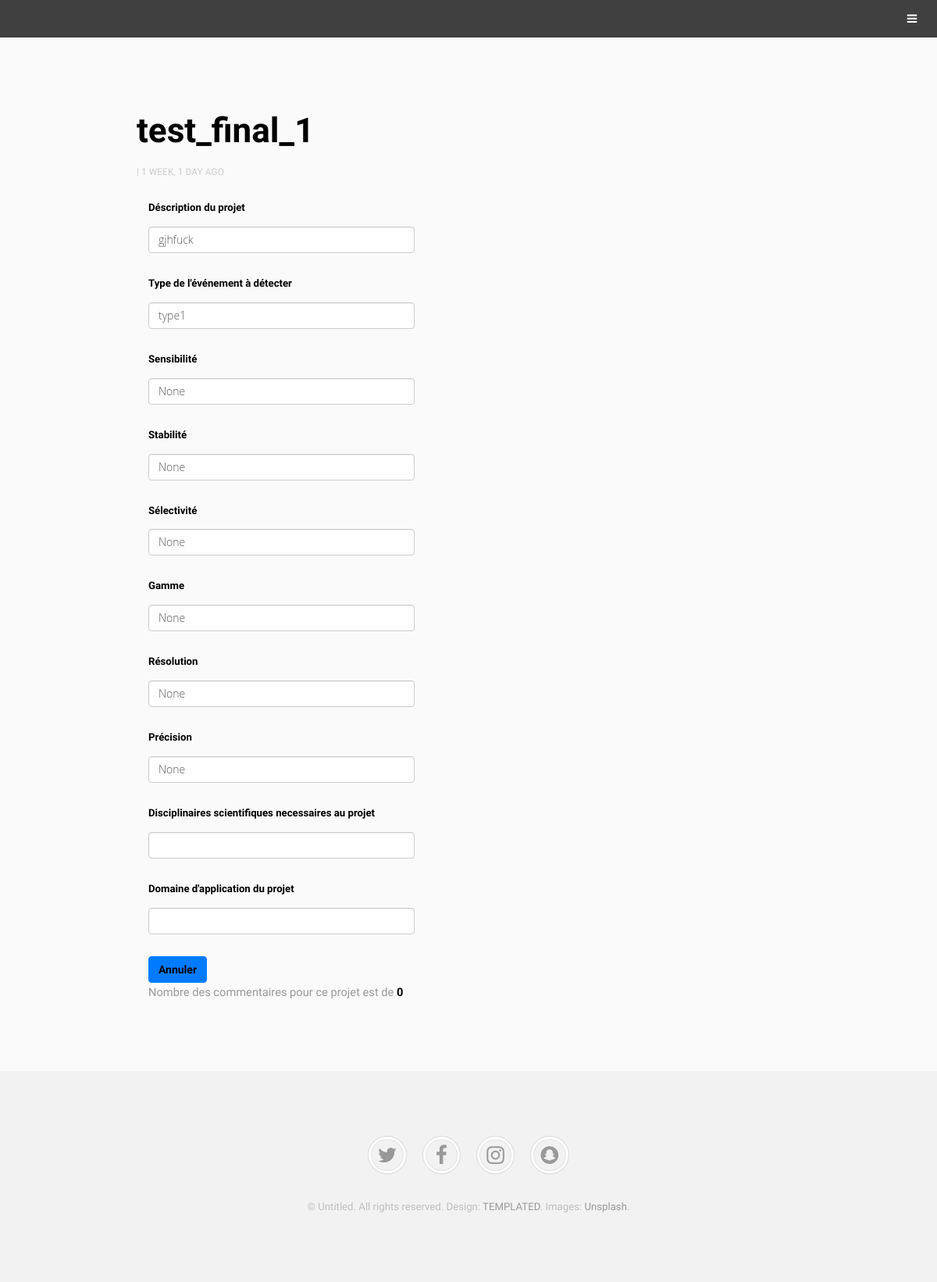
Page /CapMat/projet/detail/test_final_1 (signed in) on the committed database.
### classroom/models.py (models this page shows, shortened)
class Quiz(models.Model):
    owner = models.ForeignKey(User, on_delete=models.CASCADE, related_name='quizzes')
    name = models.CharField(max_length=255,null=True, blank=True )
    titre_projet = models.CharField(max_length=100000,verbose_name=u"Titre du projet ")
    description_projet = models.TextField(max_length=100000,null=True,verbose_name=u"Description du projet  ", )
    type_evt = models.ForeignKey(TypeCapteur, on_delete=models.CASCADE, verbose_name=u"Type de l'événement à détecter  ", related_name='type_projets')
    domaine = models.ForeignKey(Domaine, on_delete=models.CASCADE,verbose_name= u"Domaine d'application du projet  ", related_name='domaines_projet')
    subject = models.ManyToManyField(Subject, verbose_name= u"Disciplinaires scientifiques necessaires au projet  ", related_name='projets')
    sensibilite = models.CharField(max_length=270,verbose_name= u"Sensibilité ",  null=True, blank=True)
    stabilite = models.CharField(max_length=270,verbose_name= u"Stabilité  ",  null=True, blank=True)
    selectivite = models.CharField(max_length=270,verbose_name= u"Sélectivité ",  null=True, blank=True)
    precision = models.CharField(max_length=270,verbose_name= u"Precision",  null=True, blank=True)
    gamme = models.CharField(max_length=270,verbose_name= u"Gamme  ",  null=True, blank=True)
    format_sortie = models.CharField(max_length=100,verbose_name=u"Format de sortie ",   null=True, blank=True)
    temps_reponse = models.CharField(max_length=270,verbose_name= u"Temps de réponse ",  null=True, blank=True)
    condition_ambiante = models.CharField(max_length=270,verbose_name= u"Conditions ambiantes ",  null=True, blank=True)
    cout = models.CharField(max_length=270,verbose_name= u"Coût ",  null=True, blank=True)
    poids = models.CharField(max_length=270,verbose_name= u"Dimensions ",  null=True, blank=True)
    taille= models.CharField(max_length=270,verbose_name= u"taille ",  null=True, blank=True)
    file_1 = models.FileField(upload_to='images/',verbose_name=u"Télécharger field 2 ", null=True, blank=True)
    file_2 = models.FileField(upload_to='images/',verbose_name=u"Télécharger field 3 ", null=True, blank=True)
    confidentalite= models.BooleanField( verbose_name=u"Je souhaite que mon projet reste confidentiel ", default=False)
    finance = models.CharField(max_length=270,verbose_name= u"Finanacement : ",  null=True, blank=True)
    nom_1 = models.CharField(max_length=270,verbose_name= u"Nom : ",  null=True, blank=True)
    prenom_1 = models.CharField(max_length=270,verbose_name= u"Prénom : ",  null=True, blank=True)
    adresse_email_1 = models.EmailField(max_length=100,verbose_name=u"Adresse email : ",   null=True, blank=True)
    nom_2 = models.CharField(max_length=270,verbose_name= u"Nom : ",  null=True, blank=True)
    prenom_2 = models.CharField(max_length=270,verbose_name= u"Prénom : ",  null=True, blank=True)
    adresse_email_2 = models.EmailField(max_length=100,verbose_name=u"Adresse email : ",   null=True, blank=True)
    nom_3 = models.CharField(max_length=270,verbose_name= u"Nom : ",  null=True, blank=True)
    prenom_3= models.CharField(max_length=270,verbose_name= u"Prénom : ",  null=True, blank=True)
    adresse_email_3 = models.EmailField(max_length=100,verbose_name=u"Adresse email : ",   null=True, blank=True)
    created_at = models.DateTimeField(auto_now_add=True, null= True)
    slug = models.SlugField(max_length=140, unique=True)

class TypeCapteur(models.Model):
    name = models.CharField(max_length=30)
    def __str__(self):
        return self.name

### classroom/views/students.py (the view)
# urls.py: path('projet/detail/<slug:slug>', students.display_detail, name='projet_detail'),
@login_required
def display_detail(request, slug):
    template_name = 'Projet/display_projet.html'
    post = get_object_or_404(Quiz, slug=slug)
    comments = post.comments.all()
    new_comment = None
    if request.method == 'POST':
        comment_form = CommentForm(data=request.POST)
        if comment_form.is_valid():
            new_comment = comment_form.save(commit=False)
            new_comment.post = post
            new_comment.save()
    else:
        comment_form = CommentForm()
    return render(request, template_name, {'post': post,
                                           'comments': comments,
                                           'new_comment': new_comment,
                                           'comment_form': comment_form})

### classroom/templates/Projet/display_projet.html (shortened to what this page needs)
{% load crispy_forms_tags %}
{% load humanize %}
{% load static %}
<!DOCTYPE HTML>
<html>
	<head>
		<link rel="stylesheet" href="{% static 'template/assets/css/main.css' %}" />
		<link rel="stylesheet" href="{% static 'template/assets/css/main.css' %}" />
		<link rel="stylesheet" href="{%  static  'css/style.css' %}">
		<link rel="stylesheet" href="https://cdnjs.cloudflare.com/ajax/libs/font-awesome/4.7.0/css/font-awesome.min.css">
	  <link href="//maxcdn.bootstrapcdn.com/bootstrap/3.3.0/css/bootstrap.min.css" rel="stylesheet" id="bootstrap-css">
	  <link rel="stylesheet" href="{%  static 'collaboration/assets/css/main.css' %}"  />
	</head>
	<body class="subpage">
			<header id="header">
				<a href="#menu" class="toggle"><span>Menu</span></a>
			</header>
			<section id="theree" class="wrapper style1">
				<div class="inner">
					<div class="flex flex-1">
                        <div class="col-md-8 blog-content">
                               <h1> {{ post.titre_projet }}</h1>
                               <p class=" text-muted">{{ post.user.username }} | {{post.created_at | naturaltime}}</p>
                               <div class="col-md-8 card mb-4  mt-3 left  top">
                                 <div class="card-body">
                                    <label for="textarea-input" class=" form-control-label">Déscription du projet</label>
                                     <p name="textarea-input" id="textarea-input" rows="9" placeholder="Content..." class="form-control">{{ post.description_projet | safe }}</textarea></p>
                                       <label for="textarea-input" class=" form-control-label">Type de l'événement à détecter </label>
                                         <p name="textarea-input" id="textarea-input" rows="9" placeholder="Content..." class="form-control">{{ post.type_evt | safe }}</textarea></p>
                                           <label for="textarea-input" class=" form-control-label">Sensibilité</label>
                                           <p name="textarea-input" id="textarea-input" rows="9" placeholder="Content..." class="form-control">{{ post.sensibilite  | safe }}</textarea></p>
                                             <label for="textarea-input" class=" form-control-label">Stabilité </label>
                                             <p name="textarea-input" id="textarea-input" rows="9" placeholder="Content..." class="form-control">{{ post.stabilite | safe }}</textarea></p>
                                             <label for="textarea-input" class=" form-control-label">Sélectivité</label>
                                             <p name="textarea-input" id="textarea-input" rows="9" placeholder="Content..." class="form-control">{{ post.selectivite | safe }}</textarea></p>
                                             <label for="textarea-input" class=" form-control-label">Gamme</label>
                                             <p name="textarea-input" id="textarea-input" rows="9" placeholder="Content..." class="form-control">{{ post.gamme | safe }}</textarea></p>
                                             <label for="textarea-input" class=" form-control-label">Résolution</label>
                                             <p name="textarea-input" id="textarea-input" rows="9" placeholder="Content..." class="form-control">{{ post.format_sortie  | safe }}</textarea></p>
                                             <label for="textarea-input" class=" form-control-label">Précision </label>
                                             <p name="textarea-input" id="textarea-input" rows="9" placeholder="Content..." class="form-control">{{ post.precision  | safe }}</textarea></p>
                                             <label for="textarea-input" class=" form-control-label">Disciplinaires scientifiques necessaires au projet </label>
                                             <p name="textarea-input" id="textarea-input" rows="9" placeholder="Content..." class="form-control">{% for d in forum.subject.all %} {{ d.name}}, {% endfor %}</textarea></p>
                                             <label for="textarea-input" class=" form-control-label">Domaine d'application du projet  </label>
                                             <p name="textarea-input" id="textarea-input" rows="9" placeholder="Content..." class="form-control">{% for d in forum.domaine.all %} {{ d.name}}, {% endfor %}</textarea></p>
                                             <a href="{% url 'students:lanceur_projet_home'  %}" class="btn btn-primary a-btn-slide-text">
                                               <span><strong>Annuler</strong></span>
                                           </a>
                                 </div>
                               </div>
                               <div class="col-md-8 card mb-4  mt-3 ">
                                 <div class="card-body">
                                   <p> Nombre des commentaires pour ce projet est de <strong>{{ comments.count }}</strong>  </p>
                                 </div>
                               </div>
                             </div>
					</div>
				</div>
			</section>
			<footer id="footer">
				<div class="copyright">
					<ul class="icons">
						<li><a href="#" class="icon fa-twitter"><span class="label">Twitter</span></a></li>
						<li><a href="#" class="icon fa-facebook"><span class="label">Facebook</span></a></li>
						<li><a href="#" class="icon fa-instagram"><span class="label">Instagram</span></a></li>
						<li><a href="#" class="icon fa-snapchat"><span class="label">Snapchat</span></a></li>
					</ul>
					<p>&copy; Untitled. All rights reserved. Design: <a href="https://templated.co">TEMPLATED</a>. Images: <a href="https://unsplash.com">Unsplash</a>.</p>
				</div>
			</footer>
	</body>
</html>

### static/template/assets/css/main.css (style rules this page uses)
html, body, div, span, applet, object, iframe, h1, h2, h3, h4, h5, h6, p, blockquote, pre, a, abbr, acronym, address, big, cite, code, del, dfn, em, img, ins, kbd, q, s, samp, small, strike, strong, sub, sup, tt, var, b, u, i, center, dl, dt, dd, ol, ul, li, fieldset, form, label, legend, table, caption, tbody, tfoot, thead, tr, th, td, article, aside, canvas, details, embed, figure, figcaption, footer, header, hgroup, menu, nav, output, ruby, section, summary, time, mark, audio, video { margin: 0; padding: 0; border: 0; font-size: 100%; font: inherit; vertical-align: baseline; }
article, aside, details, figcaption, figure, footer, header, hgroup, menu, nav, section { display: block; }
body { line-height: 1; }
ol, ul { list-style: none; }
body { -webkit-text-size-adjust: none; }
*, *:before, *:after { -moz-box-sizing: border-box; -webkit-box-sizing: border-box; box-sizing: border-box; }
body { -ms-overflow-style: scrollbar; }
body { background: #fff; }
html { font-size: 13pt; }
@media screen and (max-width: 1680px) { html { font-size: 11pt; } }
@media screen and (max-width: 1280px) { html { font-size: 11pt; } }
body { background-color: #fff; color: #444; }
body, input, select, textarea { font-family: "Taviraj", serif; font-weight: 300; font-size: 1rem; line-height: 1.65; }
a { text-decoration: underline; }
strong, b { font-weight: 400; }
p { margin: 0 0 2rem 0; }
h1, h2, h3, h4, h5, h6 { font-weight: 400; line-height: 1.5; margin: 0 0 1.5rem 0; }
a { color: #5AA6ED; }
strong, b { color: #555; }
h1, h2, h3, h4, h5, h6 { color: #555; }
label { display: block; font-size: 0.9rem; font-weight: 400; margin: 0 0 1rem 0; }
label { color: #555; }
.icon { text-decoration: none; border-bottom: none; position: relative; }
.icon:before { -moz-osx-font-smoothing: grayscale; -webkit-font-smoothing: antialiased; font-family: FontAwesome; font-style: normal; font-weight: normal; text-transform: none !important; }
ul { list-style: disc; margin: 0 0 2rem 0; padding-left: 1rem; }
ul li { padding-left: 0.5rem; }
ul.icons { cursor: default; list-style: none; padding-left: 0; }
ul.icons li { display: inline-block; padding: 0 1rem 0 0; }
ul.icons li:last-child { padding-right: 0; }
ul.icons li .icon:before { font-size: 2rem; }
.wrapper { padding: 6rem 0 4rem 0 ; position: relative; margin: 0; }
.wrapper > .inner { margin: 0 auto; width: 80rem; }
.wrapper.style1 { background-color: #5AA6ED; color: #d6e9fb; }
.wrapper.style1 a { color: #ffffff; }
.wrapper.style1 strong, .wrapper.style1 b { color: #ffffff; }
.wrapper.style1 h1, .wrapper.style1 h2, .wrapper.style1 h3, .wrapper.style1 h4, .wrapper.style1 h5, .wrapper.style1 h6 { color: #ffffff; }
.wrapper.style1 label { color: #ffffff; }
@media screen and (max-width: 1280px) { .wrapper > .inner { width: 75rem; } }
body.subpage { padding-top: 3.125em; }
#header { background: rgba(0, 0, 0, 0.75); color: #a6a6a6; cursor: default; height: 3.25em; left: 0; line-height: 3.25em; position: fixed; text-align: right; top: 0; width: 100%; z-index: 10001; }
#header > a { -moz-transition: color 0.2s ease-in-out; -webkit-transition: color 0.2s ease-in-out; -ms-transition: color 0.2s ease-in-out; transition: color 0.2s ease-in-out; display: inline-block; padding: 0 0.75em; color: inherit; text-decoration: none; color: #FFF; }
#header > a[href="#menu"] { text-decoration: none; -webkit-tap-highlight-color: transparent; }
#header > a[href="#menu"]:before { content: ""; -moz-osx-font-smoothing: grayscale; -webkit-font-smoothing: antialiased; font-family: FontAwesome; font-style: normal; font-weight: normal; text-transform: none !important; }
#header > a[href="#menu"]:before { margin: 0 0.5em 0 0; }
#header > a:last-child { padding-right: 1.25em; }
#footer { padding: 6rem 0 4rem 0 ; background: #f2f2f2; }
#footer .copyright { color: #bbb; font-size: 0.9rem; margin: 0 0 2rem 0; padding: 0; text-align: center; }

### rows in the picture
Quiz: titre_projet "test_final_1", created_at "1 WEEK, 1 DAY AGO", description_projet "gjhfuck", type_evt "type1", sensibilite "None", stabilite "None", selectivite "None", gamme "None", format_sortie "None", precision "None", count "0"
